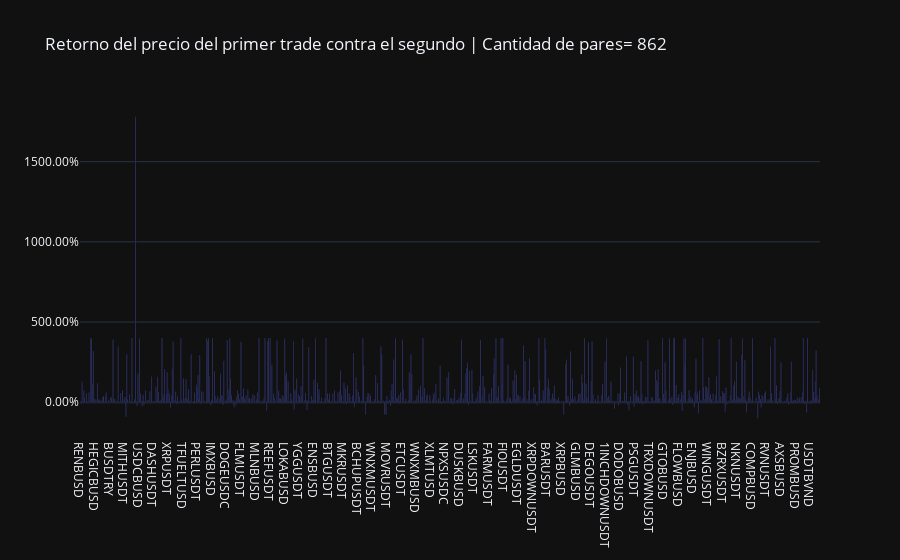

The notebook cell this image was saved under:
### Code cell
fig = go.Figure()
fig.add_trace(
    go.Bar(y=rets['ret_first_second'], x=rets['pair'])
)
fig.update_layout(title="Retorno del precio del primer trade contra el segundo | Cantidad de pares= " + str(len(rets['pair'])) , yaxis_tickformat=".2%")
fig.show()
# fig = go.Figure()
# fig.add_trace(
#     go.Histogram(x=rets['ret_first_second'], y=rets['pair'], xbins=dict(
#         start=-1, end=2, size=0.1
#     ))
# )
# fig.update_layout(yaxis_title="Cantidad", xaxis_title="Retorno=(precio_segundo_trade-precio_primer_trade)/precio_primer_trade", title="Retorno del precio del primer trade contra el segundo | Cantidad de pares= " + str(len(rets['pair'])))
# fig.show()

### Figure 1 — Plotly figure (JSON) as saved in the notebook; plotly's stock layout.template omitted (floating-point values rounded to 4 significant figures; data arrays with more than 128 entries replaced by an {"elided": "..."} marker saying what was removed)
{"data": [{"x": {"elided": "862 str values"}, "y": {"elided": "862 float values"}, "type": "bar"}], "layout": {"yaxis": {"tickformat": ".2%"}, "title": {"text": "Retorno del precio del primer trade contra el segundo | Cantidad de pares= 862"}}}
